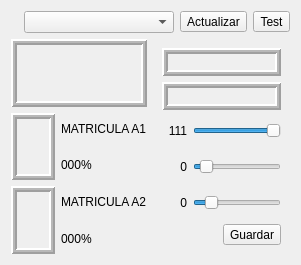
       <widget class="QWidget" name="Calibracion">
        <attribute name="icon">
         <iconset>
          <normalon>:/temp/icons/system/devices/gtk-spell-check.png</normalon>
         </iconset>
        </attribute>
        <attribute name="title">
         <string>Calibración</string>
        </attribute>
        <layout class="QGridLayout" name="gridLayout_6">
         <item row="0" column="0">
          <layout class="QHBoxLayout" name="horizontalLayout_6">
           <property name="sizeConstraint">
            <enum>QLayout::SetFixedSize</enum>
           </property>
           <item>
            <widget class="QLabel" name="label_9">
             <property name="sizePolicy">
              <sizepolicy hsizetype="Fixed" vsizetype="Fixed">
               <horstretch>0</horstretch>
               <verstretch>0</verstretch>
              </sizepolicy>
             </property>
             <property name="maximumSize">
              <size>
               <width>32</width>
               <height>32</height>
              </size>
             </property>
             <property name="text">
              <string/>
             </property>
             <property name="pixmap">
              <pixmap resource="../../resources/system.qrc">:/temp/icons/system/devices/indicator-cpufreq-100.png</pixmap>
             </property>
             <property name="scaledContents">
              <bool>true</bool>
             </property>
            </widget>
           </item>
           <item>
            <widget class="QComboBox" name="calibracionSelect">
             <property name="sizePolicy">
              <sizepolicy hsizetype="MinimumExpanding" vsizetype="Fixed">
               <horstretch>0</horstretch>
               <verstretch>0</verstretch>
              </sizepolicy>
             </property>
             <property name="minimumSize">
              <size>
               <width>150</width>
               <height>0</height>
              </size>
             </property>
            </widget>
           </item>
           <item>
            <widget class="QToolButton" name="ActualizarCamara">
             <property name="sizePolicy">
              <sizepolicy hsizetype="Fixed" vsizetype="Fixed">
               <horstretch>0</horstretch>
               <verstretch>0</verstretch>
              </sizepolicy>
             </property>
             <property name="text">
              <string>Actualizar</string>
             </property>
             <property name="icon">
              <iconset resource="../../resources/system.qrc">
               <normaloff>:/devices/icons/system/devices/camera-photo.png</normaloff>:/devices/icons/system/devices/camera-photo.png</iconset>
             </property>
             <property name="iconSize">
              <size>
               <width>32</width>
               <height>32</height>
              </size>
             </property>
            </widget>
           </item>
           <item>
            <widget class="QToolButton" name="TestMatricula">
             <property name="text">
              <string>Test</string>
             </property>
             <property name="icon">
              <iconset resource="../../resources/system.qrc">
               <normaloff>:/devices/icons/system/devices/camera-video.png</normaloff>:/devices/icons/system/devices/camera-video.png</iconset>
             </property>
             <property name="iconSize">
              <size>
               <width>32</width>
               <height>32</height>
              </size>
             </property>
            </widget>
           </item>
           <item>
            <spacer name="horizontalSpacer">
             <property name="orientation">
              <enum>Qt::Horizontal</enum>
             </property>
             <property name="sizeHint" stdset="0">
              <size>
               <width>0</width>
               <height>0</height>
              </size>
             </property>
            </spacer>
           </item>
          </layout>
         </item>
         <item row="1" column="0">
          <layout class="QHBoxLayout" name="horizontalLayout_7">
           <property name="sizeConstraint">
            <enum>QLayout::SetDefaultConstraint</enum>
           </property>
           <item>
            <layout class="QVBoxLayout" name="verticalLayout_8">
             <item>
              <widget class="QLabel" name="FotoOriginalA">
               <property name="sizePolicy">
                <sizepolicy hsizetype="MinimumExpanding" vsizetype="MinimumExpanding">
                 <horstretch>0</horstretch>
                 <verstretch>0</verstretch>
                </sizepolicy>
               </property>
               <property name="maximumSize">
                <size>
                 <width>640</width>
                 <height>360</height>
                </size>
               </property>
               <property name="baseSize">
                <size>
                 <width>1280</width>
                 <height>720</height>
                </size>
               </property>
               <property name="frameShape">
                <enum>QFrame::Box</enum>
               </property>
               <property name="frameShadow">
                <enum>QFrame::Raised</enum>
               </property>
               <property name="lineWidth">
                <number>2</number>
               </property>
               <property name="midLineWidth">
                <number>2</number>
               </property>
               <property name="text">
                <string/>
               </property>
               <property name="scaledContents">
                <bool>true</bool>
               </property>
              </widget>
             </item>
             <item>
              <layout class="QHBoxLayout" name="horizontalLayout_5">
               <item>
                <widget class="QLabel" name="FotoMatriculaA">
                 <property name="sizePolicy">
                  <sizepolicy hsizetype="MinimumExpanding" vsizetype="MinimumExpanding">
                   <horstretch>0</horstretch>
                   <verstretch>0</verstretch>
                  </sizepolicy>
                 </property>
                 <property name="maximumSize">
                  <size>
                   <width>520</width>
                   <height>110</height>
                  </size>
                 </property>
                 <property name="baseSize">
                  <size>
                   <width>520</width>
                   <height>110</height>
                  </size>
                 </property>
                 <property name="frameShape">
                  <enum>QFrame::Box</enum>
                 </property>
                 <property name="frameShadow">
                  <enum>QFrame::Raised</enum>
                 </property>
                 <property name="lineWidth">
                  <number>2</number>
                 </property>
                 <property name="midLineWidth">
                  <number>2</number>
                 </property>
                 <property name="text">
                  <string/>
                 </property>
                 <property name="scaledContents">
                  <bool>true</bool>
                 </property>
                </widget>
               </item>
               <item>
                <layout class="QVBoxLayout" name="verticalLayout_5">
                 <item>
                  <widget class="QLabel" name="MatriculaA">
                   <property name="text">
                    <string>MATRICULA A1</string>
                   </property>
                  </widget>
                 </item>
                 <item>
                  <widget class="QLabel" name="LongMatriculaA">
                   <property name="text">
                    <string>000%</string>
                   </property>
                  </widget>
                 </item>
                </layout>
               </item>
              </layout>
             </item>
             <item>
              <layout class="QHBoxLayout" name="horizontalLayout_3">
               <item>
                <widget class="QLabel" name="FotoMatriculaB">
                 <property name="sizePolicy">
                  <sizepolicy hsizetype="MinimumExpanding" vsizetype="MinimumExpanding">
                   <horstretch>0</horstretch>
                   <verstretch>0</verstretch>
                  </sizepolicy>
                 </property>
                 <property name="maximumSize">
                  <size>
                   <width>520</width>
                   <height>110</height>
                  </size>
                 </property>
                 <property name="baseSize">
                  <size>
                   <width>520</width>
                   <height>110</height>
                  </size>
                 </property>
                 <property name="frameShape">
                  <enum>QFrame::Box</enum>
                 </property>
                 <property name="frameShadow">
                  <enum>QFrame::Raised</enum>
                 </property>
                 <property name="lineWidth">
                  <number>2</number>
                 </property>
                 <property name="midLineWidth">
                  <number>2</number>
                 </property>
                 <property name="text">
                  <string/>
                 </property>
                 <property name="scaledContents">
                  <bool>true</bool>
                 </property>
                </widget>
               </item>
               <item>
                <layout class="QVBoxLayout" name="verticalLayout_6">
                 <item>
                  <widget class="QLabel" name="MatriculaB">
                   <property name="text">
                    <string>MATRICULA A2</string>
                   </property>
                  </widget>
                 </item>
                 <item>
                  <widget class="QLabel" name="LongMatriculaB">
                   <property name="text">
                    <string>000%</string>
                   </property>
                  </widget>
                 </item>
                </layout>
               </item>
              </layout>
             </item>
            </layout>
           </item>
           <item>
            <widget class="QTabWidget" name="tabWidget">
             <property name="enabled">
              <bool>true</bool>
             </property>
             <property name="tabPosition">
              <enum>QTabWidget::East</enum>
             </property>
             <property name="currentIndex">
              <number>0</number>
             </property>
             <property name="elideMode">
              <enum>Qt::ElideNone</enum>
             </property>
             <property name="documentMode">
              <bool>true</bool>
             </property>
             <property name="tabBarAutoHide">
              <bool>true</bool>
             </property>
             <widget class="QWidget" name="Plank">
              <attribute name="title">
               <string>Plank</string>
              </attribute>
              <layout class="QGridLayout" name="gridLayout">
               <item row="0" column="0">
                <widget class="QLabel" name="FotoBlancosA">
                 <property name="sizePolicy">
                  <sizepolicy hsizetype="MinimumExpanding" vsizetype="MinimumExpanding">
                   <horstretch>0</horstretch>
                   <verstretch>0</verstretch>
                  </sizepolicy>
                 </property>
                 <property name="maximumSize">
                  <size>
                   <width>640</width>
                   <height>360</height>
                  </size>
                 </property>
                 <property name="baseSize">
                  <size>
                   <width>1280</width>
                   <height>720</height>
                  </size>
                 </property>
                 <property name="frameShape">
                  <enum>QFrame::Box</enum>
                 </property>
                 <property name="frameShadow">
                  <enum>QFrame::Raised</enum>
                 </property>
                 <property name="lineWidth">
                  <number>2</number>
                 </property>
                 <property name="midLineWidth">
                  <number>2</number>
                 </property>
                 <property name="text">
                  <string/>
                 </property>
                 <property name="scaledContents">
                  <bool>true</bool>
                 </property>
                </widget>
               </item>
               <item row="1" column="0">
                <widget class="QLabel" name="FotoRojosA">
                 <property name="sizePolicy">
                  <sizepolicy hsizetype="MinimumExpanding" vsizetype="MinimumExpanding">
                   <horstretch>0</horstretch>
                   <verstretch>0</verstretch>
                  </sizepolicy>
                 </property>
                 <property name="maximumSize">
                  <size>
                   <width>640</width>
                   <height>360</height>
                  </size>
                 </property>
                 <property name="baseSize">
                  <size>
                   <width>1280</width>
                   <height>720</height>
                  </size>
                 </property>
                 <property name="frameShape">
                  <enum>QFrame::Box</enum>
                 </property>
                 <property name="frameShadow">
                  <enum>QFrame::Raised</enum>
                 </property>
                 <property name="lineWidth">
                  <number>2</number>
                 </property>
                 <property name="midLineWidth">
                  <number>2</number>
                 </property>
                 <property name="text">
                  <string/>
                 </property>
                 <property name="scaledContents">
                  <bool>true</bool>
                 </property>
                </widget>
               </item>
               <item row="2" column="0">
                <layout class="QHBoxLayout" name="horizontalLayout_4">
                 <item>
                  <widget class="QLabel" name="lvPlankA">
                   <property name="minimumSize">
                    <size>
                     <width>25</width>
                     <height>30</height>
                    </size>
                   </property>
                   <property name="maximumSize">
                    <size>
                     <width>30</width>
                     <height>30</height>
                    </size>
                   </property>
                   <property name="layoutDirection">
                    <enum>Qt::LeftToRight</enum>
                   </property>
                   <property name="text">
                    <string>111</string>
                   </property>
                   <property name="alignment">
                    <set>Qt::AlignRight|Qt::AlignTrailing|Qt::AlignVCenter</set>
                   </property>
                  </widget>
                 </item>
                 <item>
                  <widget class="QSlider" name="vPlankA">
                   <property name="sizePolicy">
                    <sizepolicy hsizetype="MinimumExpanding" vsizetype="Fixed">
                     <horstretch>0</horstretch>
                     <verstretch>0</verstretch>
                    </sizepolicy>
                   </property>
                   <property name="maximum">
                    <number>254</number>
                   </property>
                   <property name="singleStep">
                    <number>1</number>
                   </property>
                   <property name="pageStep">
                    <number>1</number>
                   </property>
                   <property name="value">
                    <number>254</number>
                   </property>
                   <property name="tracking">
                    <bool>true</bool>
                   </property>
                   <property name="orientation">
                    <enum>Qt::Horizontal</enum>
                   </property>
                   <property name="invertedAppearance">
                    <bool>false</bool>
                   </property>
                   <property name="invertedControls">
                    <bool>false</bool>
                   </property>
                   <property name="tickPosition">
                    <enum>QSlider::NoTicks</enum>
                   </property>
                   <property name="tickInterval">
                    <number>2</number>
                   </property>
                  </widget>
                 </item>
                </layout>
               </item>
               <item row="3" column="0">
                <layout class="QHBoxLayout" name="horizontalLayout_12">
                 <item>
                  <widget class="QLabel" name="lvPlankB">
                   <property name="minimumSize">
                    <size>
                     <width>25</width>
                     <height>30</height>
                    </size>
                   </property>
                   <property name="maximumSize">
                    <size>
                     <width>30</width>
                     <height>30</height>
                    </size>
                   </property>
                   <property name="text">
                    <string>0</string>
                   </property>
                   <property name="alignment">
                    <set>Qt::AlignRight|Qt::AlignTrailing|Qt::AlignVCenter</set>
                   </property>
                  </widget>
                 </item>
                 <item>
                  <widget class="QSlider" name="vPlankB">
                   <property name="sizePolicy">
                    <sizepolicy hsizetype="MinimumExpanding" vsizetype="Fixed">
                     <horstretch>0</horstretch>
                     <verstretch>0</verstretch>
                    </sizepolicy>
                   </property>
                   <property name="maximum">
                    <number>254</number>
                   </property>
                   <property name="singleStep">
                    <number>1</number>
                   </property>
                   <property name="pageStep">
                    <number>1</number>
                   </property>
                   <property name="value">
                    <number>20</number>
                   </property>
                   <property name="tracking">
                    <bool>true</bool>
                   </property>
                   <property name="orientation">
                    <enum>Qt::Horizontal</enum>
                   </property>
                   <property name="tickPosition">
                    <enum>QSlider::NoTicks</enum>
                   </property>
                   <property name="tickInterval">
                    <number>2</number>
                   </property>
                  </widget>
                 </item>
                </layout>
               </item>
               <item row="4" column="0">
                <layout class="QHBoxLayout" name="horizontalLayout_8">
                 <item>
                  <widget class="QLabel" name="lvPlankC">
                   <property name="minimumSize">
                    <size>
                     <width>25</width>
                     <height>30</height>
                    </size>
                   </property>
                   <property name="maximumSize">
                    <size>
                     <width>30</width>
                     <height>30</height>
                    </size>
                   </property>
                   <property name="text">
                    <string>0</string>
                   </property>
                   <property name="alignment">
                    <set>Qt::AlignRight|Qt::AlignTrailing|Qt::AlignVCenter</set>
                   </property>
                  </widget>
                 </item>
                 <item>
                  <widget class="QSlider" name="vPlankC">
                   <property name="sizePolicy">
                    <sizepolicy hsizetype="MinimumExpanding" vsizetype="Fixed">
                     <horstretch>0</horstretch>
                     <verstretch>0</verstretch>
                    </sizepolicy>
                   </property>
                   <property name="maximum">
                    <number>254</number>
                   </property>
                   <property name="singleStep">
                    <number>1</number>
                   </property>
                   <property name="pageStep">
                    <number>1</number>
                   </property>
                   <property name="value">
                    <number>40</number>
                   </property>
                   <property name="tracking">
                    <bool>true</bool>
                   </property>
                   <property name="orientation">
                    <enum>Qt::Horizontal</enum>
                   </property>
                   <property name="invertedControls">
                    <bool>false</bool>
                   </property>
                   <property name="tickPosition">
                    <enum>QSlider::NoTicks</enum>
                   </property>
                   <property name="tickInterval">
                    <number>2</number>
                   </property>
                  </widget>
                 </item>
                </layout>
               </item>
               <item row="5" column="0">
                <layout class="QHBoxLayout" name="horizontalLayout_10">
                 <item>
                  <spacer name="horizontalSpacer_5">
                   <property name="orientation">
                    <enum>Qt::Horizontal</enum>
                   </property>
                   <property name="sizeType">
                    <enum>QSizePolicy::MinimumExpanding</enum>
                   </property>
                   <property name="sizeHint" stdset="0">
                    <size>
                     <width>40</width>
                     <height>20</height>
                    </size>
                   </property>
                  </spacer>
                 </item>
                 <item>
                  <widget class="QToolButton" name="guardarPlanK">
                   <property name="text">
                    <string>Guardar</string>
                   </property>
                   <property name="icon">
                    <iconset>
                     <normalon>:/temp/icons/system/devices/media-floppy.png</normalon>
                    </iconset>
                   </property>
                   <property name="iconSize">
                    <size>
                     <width>32</width>
                     <height>32</height>
                    </size>
                   </property>
                  </widget>
                 </item>
                </layout>
               </item>
              </layout>
             </widget>
            </widget>
           </item>
          </layout>
         </item>
        </layout>
       </widget>
